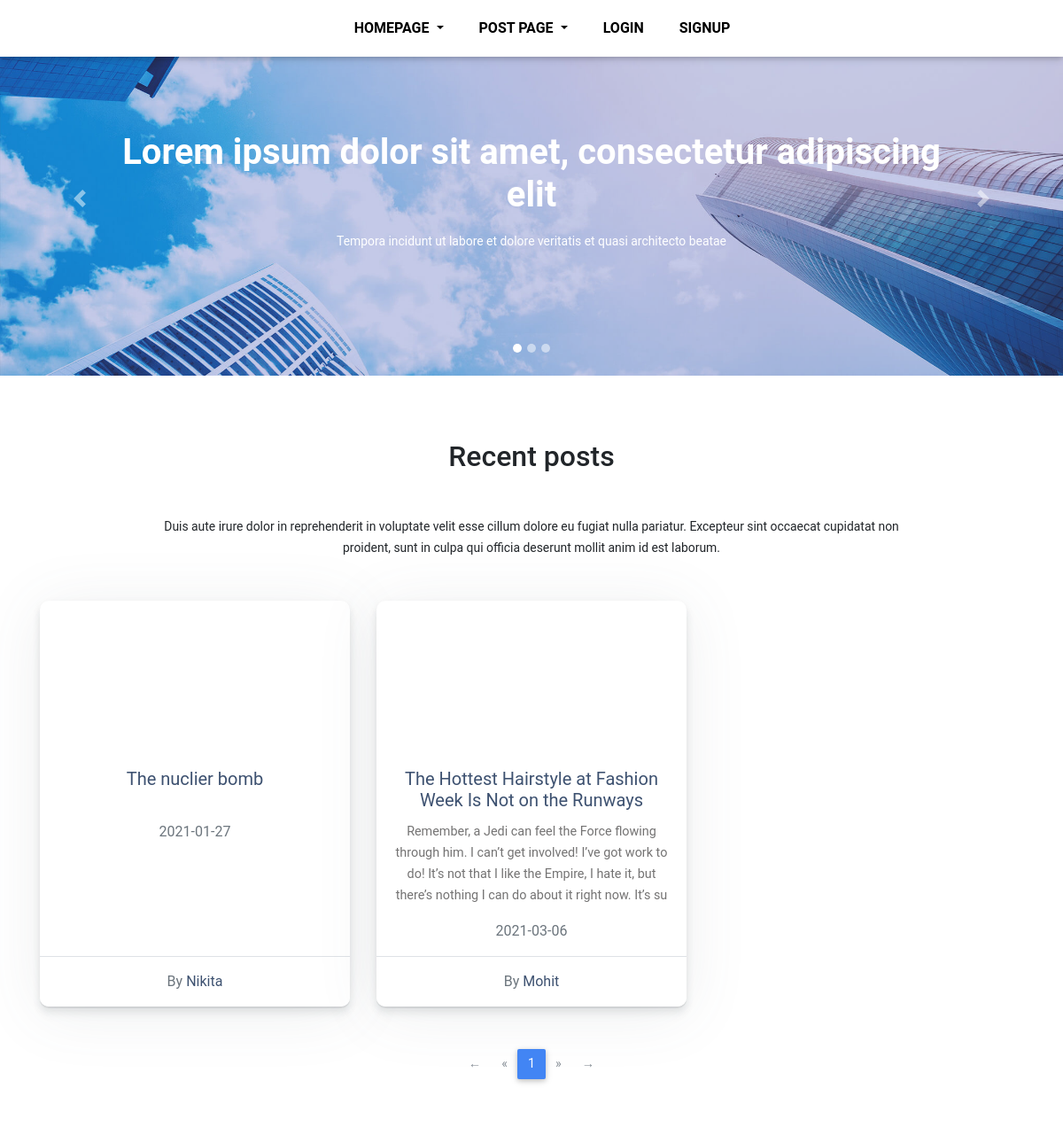
Before: / (upper part) with the older database file.
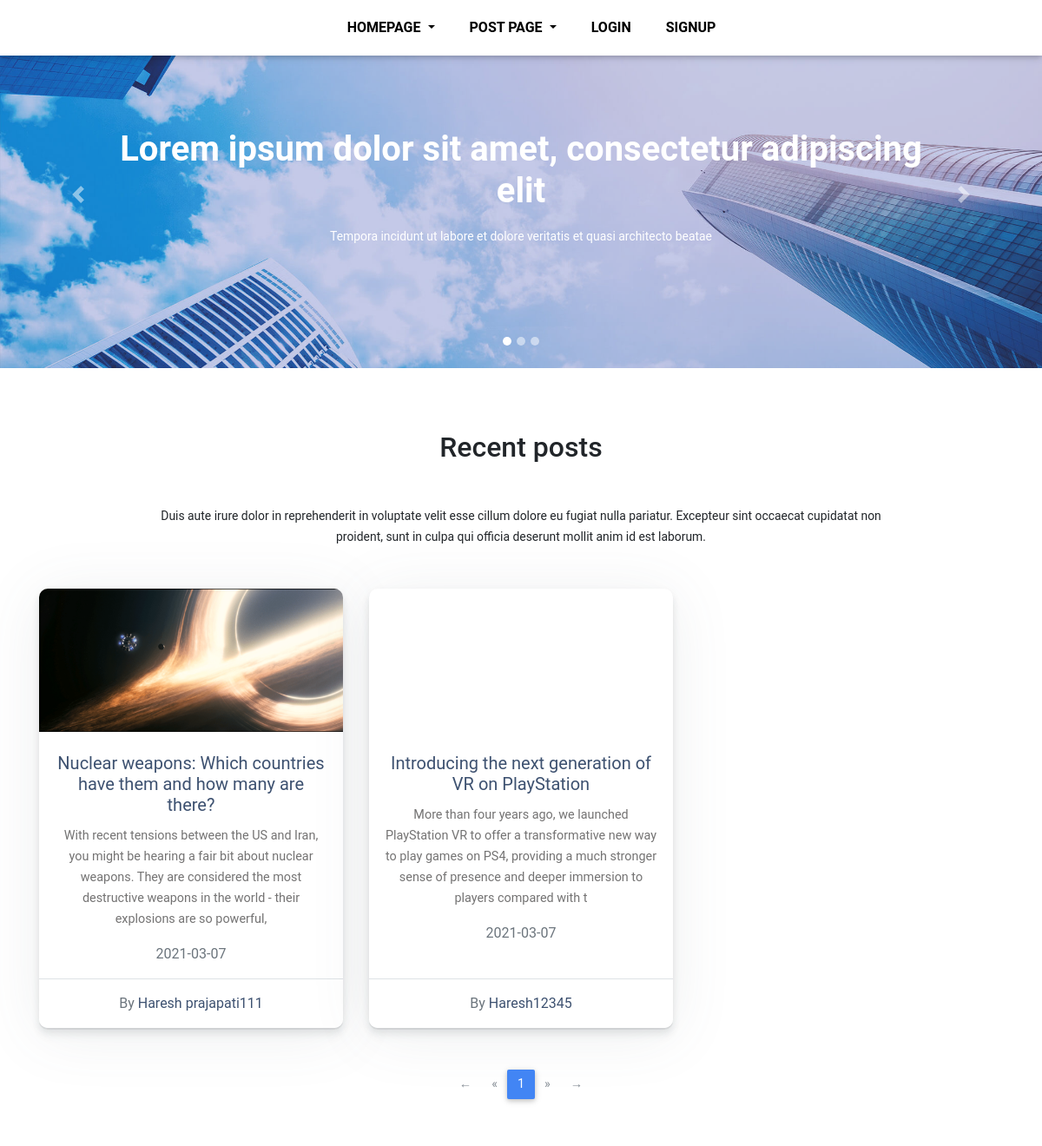
After: the same page with the newer database file.
### tables this page shows
CREATE TABLE `total_posts` (
  `post_id` int(15) NOT NULL,
  `article_title` varchar(150) NOT NULL,
  `article` longtext NOT NULL,
  `short_description` varchar(200) NOT NULL,
  `img_path` varchar(200) NOT NULL,
  `date` date NOT NULL,
  `access` varchar(1) NOT NULL DEFAULT '1',
  `user_id` int(15) NOT NULL
);

CREATE TABLE `user_list` (
  `user_id` int(15) NOT NULL,
  `user_name` varchar(150) NOT NULL,
  `email` varchar(150) NOT NULL,
  `total_post` int(12) NOT NULL DEFAULT 0,
  `type` varchar(15) NOT NULL DEFAULT 'co_admin',
  `password` varchar(40) NOT NULL,
  `profile_pic` varchar(200) NOT NULL,
  `reg_id` int(15) NOT NULL,
  `profession` varchar(150) NOT NULL DEFAULT '-',
  `address` varchar(350) NOT NULL DEFAULT '-',
  `website` varchar(200) NOT NULL DEFAULT '-',
  `github` varchar(350) NOT NULL DEFAULT '-',
  `twitter` varchar(350) NOT NULL DEFAULT '-',
  `instagram` varchar(350) NOT NULL DEFAULT '-',
  `facebook` varchar(350) NOT NULL DEFAULT '-',
  `moblie` varchar(12) NOT NULL DEFAULT '-',
  `phone` varchar(12) NOT NULL DEFAULT '-'
);

### application/controllers/home.php (called while the page is built, shortened)
<?php
class home extends CI_Controller
{
    function __construct()
    {
        $this->load->model("home_model");
    }
    public function index()
    {
        $formData['page'] = isset($_GET['page']) ? $_GET['page'] : 1;
        $data['data'] = $this->home_model->getAllPosts($formData);
        $this->load->view('public/index', $data);
    }
}

### index.php (called while the page is built, shortened)
<?php
require_once BASEPATH.'core/CodeIgniter.php';

### application/models/home_model.php (called while the page is built, shortened)
<?php
class home_model extends CI_Model
{
    function getAllPosts($formData)
    {
        $currentPage = $formData['page'];
        $display_post_per_page = 9;
        $totalPosts = $this->db->query("SELECT * FROM total_posts")->num_rows();
        $totalPages = ceil($totalPosts / $display_post_per_page);
        $limitNumber = ($currentPage - 1) * $display_post_per_page;
        $postData = $this->db->query("SELECT tp.*,ul.user_name as creater FROM total_posts as tp left join user_list as ul on tp.user_id = ul.user_id LIMIT $limitNumber,$display_post_per_page")->result();
        return array(
            'total_pages' => $totalPages,
            'post_data' => $postData,
            'active_page' => $formData['page']
        );
    }
}

### application/views/public/index.php (the view, shortened to what this page needs)
<!DOCTYPE html>
<html lang="en">
<head>
    <link rel="stylesheet" href="https://use.fontawesome.com/releases/v5.7.0/css/all.css">
    <link href="<?php echo base_url(); ?>tools/public/css/bootstrap.min.css" rel="stylesheet">
    <link href="<?php echo base_url(); ?>tools/public/css/mdb.min.css" rel="stylesheet">
    <link href="<?php echo base_url(); ?>tools/dist/css/custom.css" rel="stylesheet">
</head>
<body class="homepage-v4 hidden-sn animated">
    <header>
        <nav class="navbar fixed-top navbar-expand-lg  navbar-light scrolling-navbar white">
            <div class="container-fluid justify-content-center align-items-center">
                <div class="collapse navbar-collapse justify-content-center" id="navbarSupportedContent-4">
                    <ul class="navbar-nav">
                        <li class="nav-item dropdown ml-4 mb-0">
                            <a class="nav-link dropdown-toggle waves-effect waves-light dark-grey-text font-weight-bold " id="navbarDropdownMenuLink" data-toggle="dropdown" aria-haspopup="true" aria-expanded="false"> HOMEPAGE </a>
                        </li>
                        <li class="nav-item dropdown ml-4  mb-0">
                            <a class="nav-link dropdown-toggle waves-effect waves-light dark-grey-text font-weight-bold" id="navbarDropdownMenuLink-2" data-toggle="dropdown" aria-haspopup="true" aria-expanded="false"> POST PAGE </a>
                        </li>
                        <?php if ($this->session->userdata('type')) :
                        ?>
                            <li class="nav-item ml-4 mb-0">
                                <a class="nav-link waves-effect waves-light dark-grey-text font-weight-bold" href="<?php echo base_url() . $this->session->userdata('type'); ?>">DASHBOARD
                                    <span class="sr-only">(current)</span>
                                </a>
                            </li>
                            <li class="nav-item ml-4 mb-0">
                                <a class="nav-link waves-effect waves-light dark-grey-text font-weight-bold" href="<?php echo base_url() ?>co_admin/logout">LOG-OUT
                                    <span class="sr-only">(current)</span>
                                </a>
                            </li>
                        <?php
                        else :
                        ?>
                            <li class="nav-item ml-4 mb-0">
                                <a class="nav-link waves-effect waves-light dark-grey-text font-weight-bold" href="<?php echo base_url() ?>login">LOGIN
                                </a>
                            </li>
                            <li class="nav-item ml-4 mb-0">
                                <a class="nav-link waves-effect waves-light dark-grey-text font-weight-bold" href="<?php echo base_url() ?>register">SIGNUP
                                </a>
                            </li>
                        <?php
                        endif;
                        ?>
                    </ul>
                </div>
            </div>
        </nav>
    </header>
    <main class="pt-4">
        <section>
            <div id="carousel-example-1z" class="carousel slide carousel-fade carousel-half" data-ride="carousel">
                <ol class="carousel-indicators">
                    <li data-target="#carousel-example-1z" data-slide-to="0" class="active"></li>
                    <li data-target="#carousel-example-1z" data-slide-to="1"></li>
                    <li data-target="#carousel-example-1z" data-slide-to="2"></li>
                </ol>
                <div class="carousel-inner" role="listbox">
                    <div class="carousel-item active">
                        <div class="view h-100">
                            <img class="d-block h-100 w-lg-100" src="<?php echo base_url(); ?>tools/image/city13.jpg" alt="First slide">
                            <div class="mask rgba-indigo-light">
                                <div class="full-bg-img flex-center white-text">
                                    <ul class="animated fadeIn col-10 list-unstyled">
                                        <li>
                                            <h1 class="h1-responsive font-weight-bold">Lorem ipsum dolor sit amet, consectetur adipiscing elit</h1>
                                        </li>
                                        <li>
                                            <p>Tempora incidunt ut labore et dolore veritatis et quasi architecto beatae</p>
                                        </li>
                                    </ul>
                                </div>
                            </div>
                        </div>
                    </div>
                </div>
                <a class="carousel-control-prev" href="#carousel-example-1z" role="button" data-slide="prev">
                    <span class="carousel-control-prev-icon" aria-hidden="true"></span>
                </a>
                <a class="carousel-control-next" href="#carousel-example-1z" role="button" data-slide="next">
                    <span class="carousel-control-next-icon" aria-hidden="true"></span>
                </a>
            </div>
        </section>
        <section>
            <div class="container">
                <h2 class="text-center h2 my-5 pt-4">Recent posts</h2>
                <p class="text-center dark-grey-text w-responsive mx-auto mb-5">Duis aute irure dolor in reprehenderit in voluptate velit esse cillum dolore eu fugiat nulla pariatur. Excepteur
                    sint occaecat cupidatat non proident, sunt in culpa qui officia deserunt mollit anim id est laborum.</p>
                <div class="row text-center mb-2">
                    <?php foreach ($data['post_data'] as $row) :
                        $img_path = isset($row->img_path) ? base_url() . $row->img_path : "";
                    ?>
                        <div class="col-lg-4 col-md-6 col-sm-12 mb-4">
                            <div class="card card-small card-post card-post--1" style="height: 100%;">
                                <div class="card-post__image" style="background-image: url('<?php echo $img_path ?>');">
                                </div>
                                <div class="card-body">
                                    <h5 class="card-title mt-2">
                                        <a class="text-fiord-blue" href="<?php echo base_url() . 'home/blogpage/' . $row->post_id ?>"><?php echo $row->article_title ?></a>
                                    </h5>
                                    <p class="card-text d-inline-block mb-3">
                                        <?php echo $row->short_description ?>
                                    </p>
                                    <div class="text-muted"><?php echo $row->date ?></div>
                                </div>
                                <div class="card-footer text-muted border-top py-3">
                                    <span class="d-inline-block">By
                                        <a class="text-fiord-blue" href="<?php echo base_url() . 'home/userblog' ?>">
                                            <?php echo $row->creater ?>
                                        </a>
                                </div>
                            </div>
                        </div>
                    <?php
                    endforeach; ?>
                </div>
                <nav class="my-4 flex-center">
                    <p id="pagination-here"></p>
                </nav>
            </div>
        </section>
    </main>
</body>
</html>

Changed rows visible on the page:
removed total_posts: article_title "The nuclier bomb", date "2021-01-27", user.user_name "Nikita"
removed total_posts: article_title "The Hottest Hairstyle at Fashion Week Is Not on the Runways", short_description "Remember, a Jedi can feel the Force flowing through him. I can’t get involved! I’ve got work to do! It’s not that I like the Empire, I hate it, but there’s nothing I can do about it right now. It’s su", date "2021-03-06", user.user_name "Mohit"
added total_posts: img_path (picture), article_title "Nuclear weapons: Which countries have them and how many are there?", short_description "With recent tensions between the US and Iran, you might be hearing a fair bit about nuclear weapons. They are considered the most destructive weapons in the world - their explosions are so powerful,", date "2021-03-07", user.user_name "Haresh prajapati111"
added total_posts: article_title "Introducing the next generation of VR on PlayStation", short_description "More than four years ago, we launched PlayStation VR to offer a transformative new way to play games on PS4, providing a much stronger sense of presence and deeper immersion to players compared with t", date "2021-03-07", user.user_name "Haresh12345"
